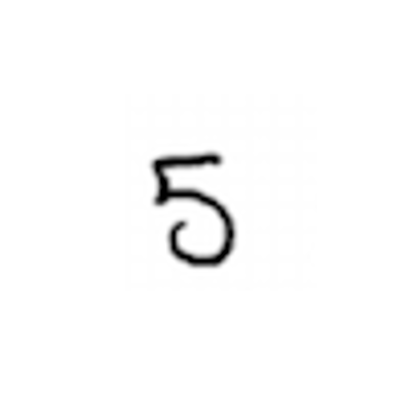
#> input picture 5.png, 410 x 402 px
$ python -i model.py   (imports and definitions only)
#> lines starting #> are read from the running program, lines starting #| are printed output that depends on the picture; after the words box and inside, x2 and y2 are one past the last pixel; in counts of white or black regions, pixels touching at a corner belong together
from sklearn import datasets
# import matplotlib.pyplot as plt
# import numpy as np
from sklearn.model_selection import train_test_split
from sklearn.svm import SVC
import numpy as np
import cv2
# [5 lines of commented-out code are left out]
digits_data = datasets.load_digits() # Load dataset handwritten
y = digits_data.target
X = digits_data.images.reshape((len(digits_data.images), -1))
X_train, X_test, y_train, y_test = train_test_split(X, y, test_size=0.2, random_state=42) # split data into train and test

# Parameter
C = 10
gamma = 0.001
kernel = 'rbf'

# Setup model
X_train, X_test, y_train, y_test = train_test_split(
    X, y, test_size=0.2, random_state=42
)
model = SVC(C=C, gamma=gamma, kernel=kernel)
# [1 line not run here, left out]

def predict_hand_written(img_path):
    # Load img
#> called with img_path = '5.png'
    img = cv2.imread(img_path, cv2.IMREAD_GRAYSCALE)
#> img is the input picture: shape (402, 410); min 0, max 255, mean 250.8
    # np_arr = np.frombuffer(img_path, np.uint8)
    # img = cv2.imdecode(np_arr, cv2.IMREAD_GRAYSCALE)
    if img is None:
        raise ValueError("Không đọc được ảnh!")

    # Binary picture
    _, thresh = cv2.threshold(img, 0, 255, cv2.THRESH_BINARY_INV + cv2.THRESH_OTSU)
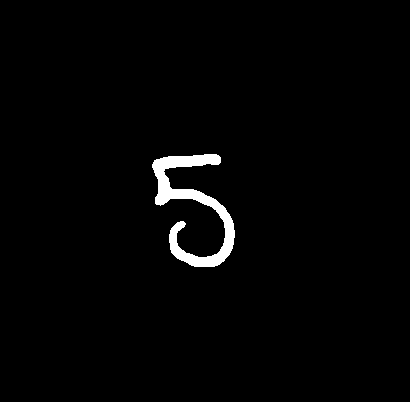
#> thresh: shape (402, 410); 1.8% white; 1 white region
    # Find largest counter
    contours, _ = cv2.findContours(thresh, cv2.RETR_EXTERNAL, cv2.CHAIN_APPROX_SIMPLE)
#> contours = 1 contour; box (x1, y1, x2, y2) and area: (152, 154, 235, 267) 2703
    if not contours:
        raise ValueError("Không tìm thấy chữ số trong ảnh!")

    # Crop bounding box
    cnt = max(contours, key=cv2.contourArea)
#> cnt = contour of 225 points, box (x1, y1, x2, y2) (152, 154, 235, 267), area 2703
    x, y, w, h = cv2.boundingRect(cnt)
#> x = 152; y = 154; w = 83; h = 113
    digit = thresh[y:y+h, x:x+w]
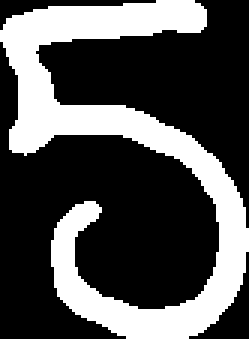
#> digit: shape (113, 83) (shown 3 times larger); 31.8% white; 1 white region, box (x1, y1, x2, y2) and area: (0, 0, 83, 113) 2981

    # Make border
    height, width = digit.shape
#> height = 113; width = 83
    padding = abs(height - width) // 2
#> padding = 15
    if height > width:
        digit = cv2.copyMakeBorder(digit, 0, 0, padding, padding, cv2.BORDER_CONSTANT, value=0)
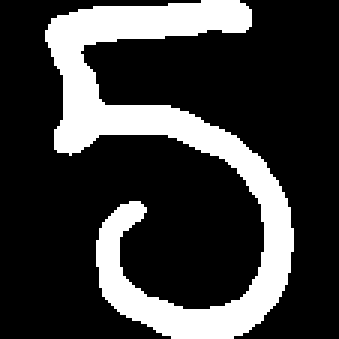
#> digit: shape (113, 113) (shown 3 times larger); 23.3% white; 1 white region, box (x1, y1, x2, y2) and area: (15, 0, 98, 113) 2981
    else:
        digit = cv2.copyMakeBorder(digit, padding, padding, 0, 0, cv2.BORDER_CONSTANT, value=0)

    # Resize to 8x8
    resized = cv2.resize(digit, (8, 8), interpolation=cv2.INTER_AREA)

    # Normalize into 0-16
    # (:Attribute Information: 8x8 image of integer pixels in the range 0..16.)
    normalized = (resized / 255.0) * 16
    vector = normalized.flatten().astype(np.float32)
#> vector = 64 values, max 13.24 at index 61, min 0 at index 0, mean 3.73

#> (the run stopped early here; a loop or call above may not have finished)

$ run again, on 6.PNG
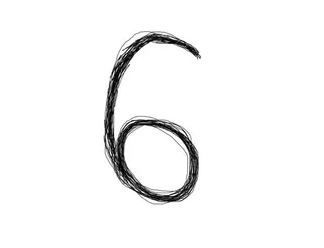
#> input picture 6.PNG, 324 x 248 px
#> in predict_hand_written, img is the input picture: shape (248, 324); min 0, max 255, mean 245.2
#> in predict_hand_written, `_, thresh = cv2.threshold(img, 0, 255, cv2.THRESH_BINARY_INV + cv2.THR..`:
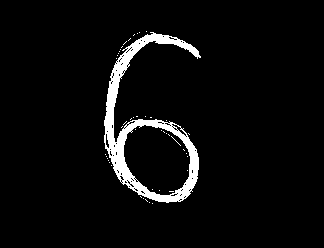
#> thresh: shape (248, 324); 4.7% white; 46 white regions (45 under 20 px)
#> contours = 33 contours, 32 with area under 20; largest, box (x1, y1, x2, y2) and area: (104, 32, 201, 203) 7118
#> cnt = contour of 329 points, box (x1, y1, x2, y2) (104, 32, 201, 203), area 7118
#> x = 104; y = 32; w = 97; h = 171
#> in predict_hand_written, `digit = cv2.copyMakeBorder(digit, 0, 0, padding, padding, cv2.BORDER_C..`:
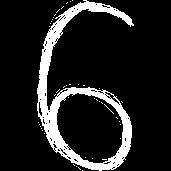
#> digit: shape (171, 171); 12.9% white; 44 white regions (43 under 20 px), largest, box (x1, y1, x2, y2) and area: (37, 0, 134, 171) 3695
#> vector = 64 values, max 10.29 at index 42, min 0 at index 0, mean 2.06

$ run again, on nine.png
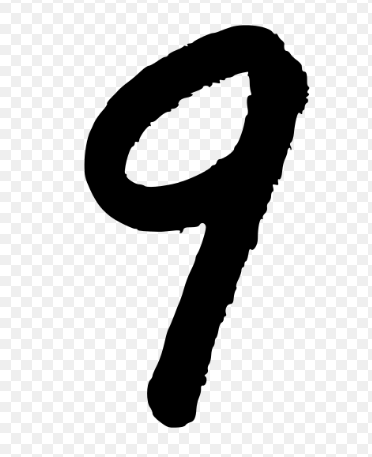
#> input picture nine.png, 372 x 457 px
#> in predict_hand_written, img is the input picture: shape (457, 372); min 0, max 255, mean 195
#> in predict_hand_written, `_, thresh = cv2.threshold(img, 0, 255, cv2.THRESH_BINARY_INV + cv2.THR..`:
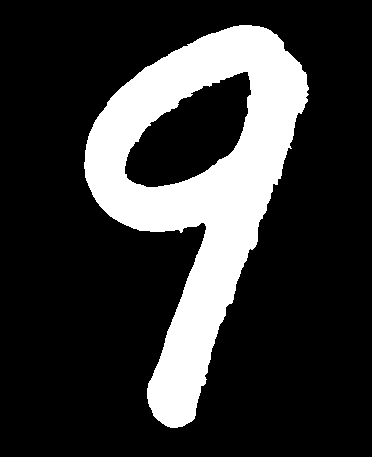
#> thresh: shape (457, 372); 21% white; 1 white region
#> contours = 1 contour; box (x1, y1, x2, y2) and area: (84, 25, 309, 428) 43676
#> cnt = contour of 537 points, box (x1, y1, x2, y2) (84, 25, 309, 428), area 43676
#> x = 84; y = 25; w = 225; h = 403
#> in predict_hand_written, `digit = cv2.copyMakeBorder(digit, 0, 0, padding, padding, cv2.BORDER_C..`:
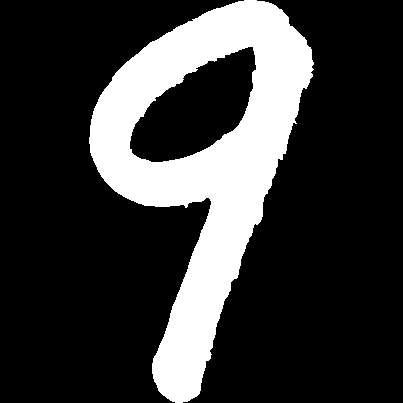
#> digit: shape (403, 403); 22% white; 1 white region, box (x1, y1, x2, y2) and area: (89, 0, 314, 403) 35771
#> vector = 64 values, max 15.87 at index 28, min 0 at index 0, mean 3.52

$ run again, on numbers.PNG
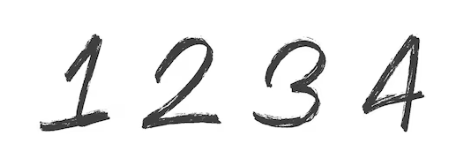
#> input picture numbers.PNG, 457 x 162 px
#> in predict_hand_written, img is the input picture: shape (162, 457); min 0, max 255, mean 236.7
#> in predict_hand_written, `_, thresh = cv2.threshold(img, 0, 255, cv2.THRESH_BINARY_INV + cv2.THR..`:
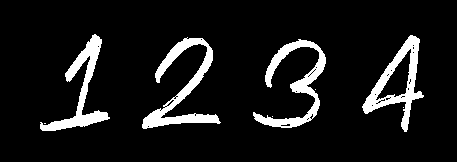
#> thresh: shape (162, 457); 9.4% white; 8 white regions (4 under 20 px)
#> contours = 8 contours, 4 with area under 20; largest, box (x1, y1, x2, y2) and area: (362, 35, 424, 132) 2308, (142, 37, 221, 129) 1748, (253, 39, 326, 128) 1538, (40, 34, 110, 131) 1422
#> cnt = contour of 141 points, box (x1, y1, x2, y2) (362, 35, 424, 132), area 2308
#> x = 362; y = 35; w = 62; h = 97
#> in predict_hand_written, `digit = cv2.copyMakeBorder(digit, 0, 0, padding, padding, cv2.BORDER_C..`:
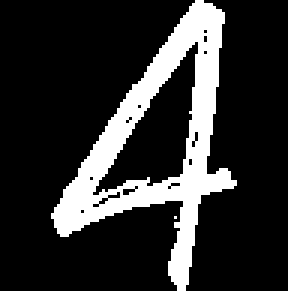
#> digit: shape (97, 96) (shown 3 times larger); 18.3% white; 2 white regions (1 under 20 px), largest, box (x1, y1, x2, y2) and area: (17, 0, 79, 97) 1707
#> vector = 64 values, max 13.68 at index 42, min 0 at index 0, mean 2.93
